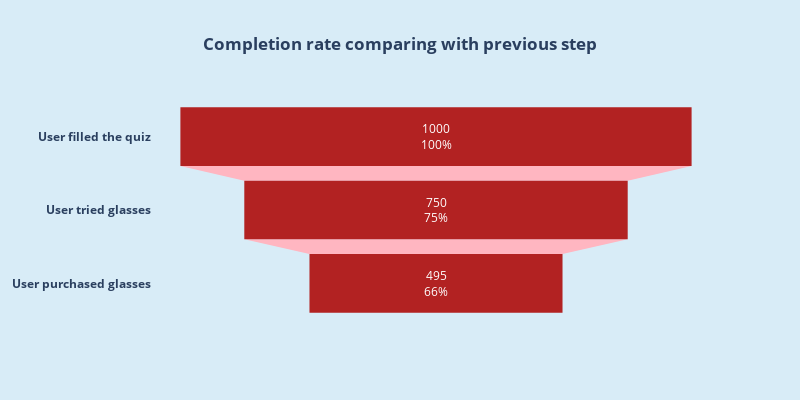

Notebook source saved alongside this figure:
### Code cell
import plotly.express as px
import plotly.graph_objs as go

fig = go.Figure()

fig.add_trace(go.Funnel(marker = {"color": ["firebrick", "firebrick", "firebrick"]},
                                 connector={"fillcolor": "lightpink"},
    name = '',
    x=[1000, 750, 495],
    y=["<b>User filled the quiz</b>", "<b>User tried glasses", "<b>User purchased glasses"],
    textinfo = "value + percent previous"))

fig.update_layout(title_text='<b>Completion rate comparing with previous step</b>', title_x=0.5,paper_bgcolor='rgb(216,236,247)',plot_bgcolor='rgb(216,236,247)', width=800, height=400)

fig.write_image("fig4.png")
fig.show()

### Figure 1 — Plotly figure (JSON) as saved in the notebook; plotly's stock layout.template omitted (floating-point values rounded to 4 significant figures)
{"data": [{"connector": {"fillcolor": "lightpink"}, "marker": {"color": ["firebrick", "firebrick", "firebrick"]}, "name": "", "textinfo": "value+percent previous", "type": "funnel", "x": [1000, 750, 495], "y": ["<b>User filled the quiz</b>", "<b>User tried glasses", "<b>User purchased glasses"]}], "layout": {"height": 400, "paper_bgcolor": "rgb(216,236,247)", "plot_bgcolor": "rgb(216,236,247)", "title": {"text": "<b>Completion rate comparing with previous step</b>", "x": 0.5}, "width": 800}}
